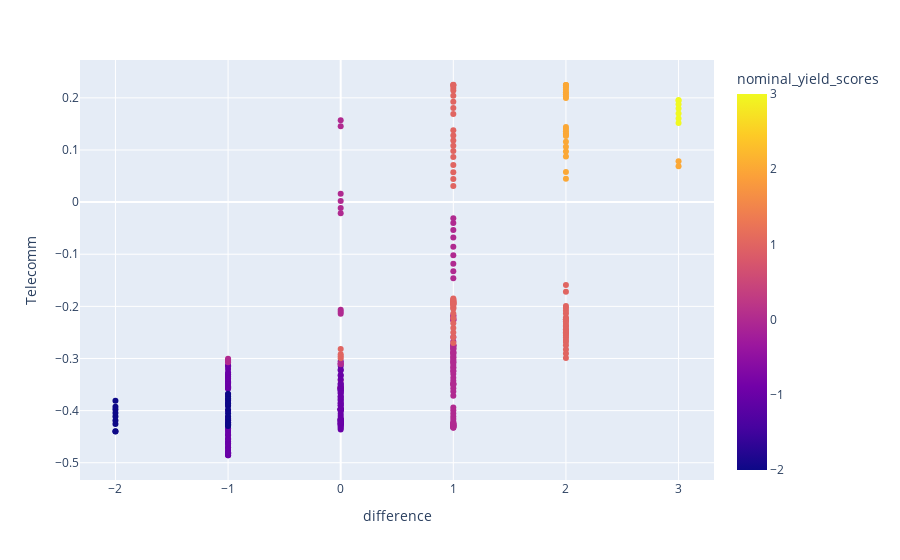

Write notebook code for a chart like this one.
### Code cell
import plotly.express as px

#bruh.plot.scatter("difference", "Energy")

# pd.to_datetime(bruh.index).year
px.scatter(bruh, x = 'difference', y = 'Telecomm', color = 'nominal_yield_scores', hover_data=[bruh.index])

### Figure 1 — Plotly figure (JSON) as saved in the notebook; plotly's stock layout.template omitted (floating-point values rounded to 4 significant figures; data arrays with more than 128 entries replaced by an {"elided": "..."} marker saying what was removed)
{"data": [{"customdata": {"elided": "335x1 str values"}, "hovertemplate": "difference=%{x}<br>Telecomm=%{y}<br>Date=%{customdata[0]}<br>nominal_yield_scores=%{marker.color}<extra></extra>", "legendgroup": "", "marker": {"color": {"elided": "335 int values"}, "coloraxis": "coloraxis", "symbol": "circle"}, "mode": "markers", "name": "", "orientation": "v", "showlegend": false, "type": "scatter", "x": {"elided": "335 int values"}, "xaxis": "x", "y": {"elided": "335 float values"}, "yaxis": "y"}], "layout": {"coloraxis": {"colorbar": {"title": {"text": "nominal_yield_scores"}}, "colorscale": [[0, "#0d0887"], [0.1111, "#46039f"], [0.2222, "#7201a8"], [0.3333, "#9c179e"], [0.4444, "#bd3786"], [0.5556, "#d8576b"], [0.6667, "#ed7953"], [0.7778, "#fb9f3a"], [0.8889, "#fdca26"], [1, "#f0f921"]]}, "legend": {"tracegroupgap": 0}, "margin": {"t": 60}, "xaxis": {"anchor": "y", "domain": [0, 1], "title": {"text": "difference"}}, "yaxis": {"anchor": "x", "domain": [0, 1], "title": {"text": "Telecomm"}}}}
